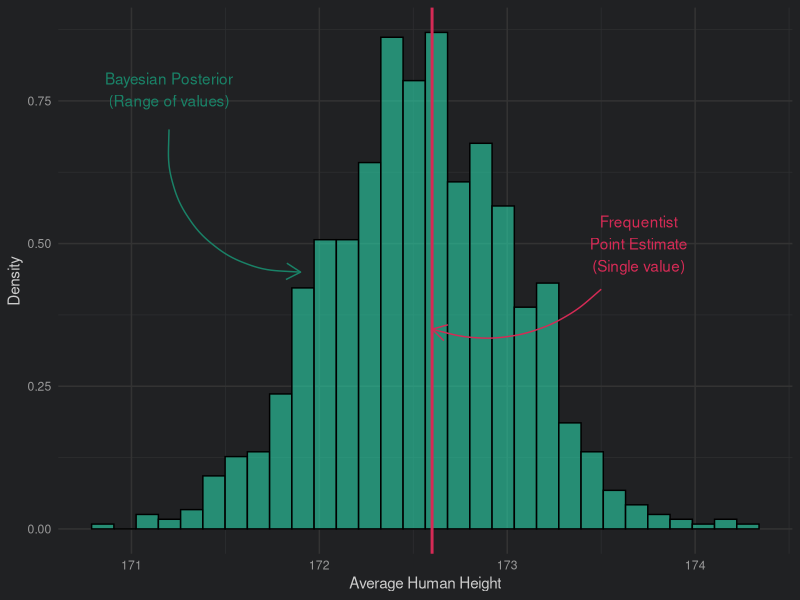
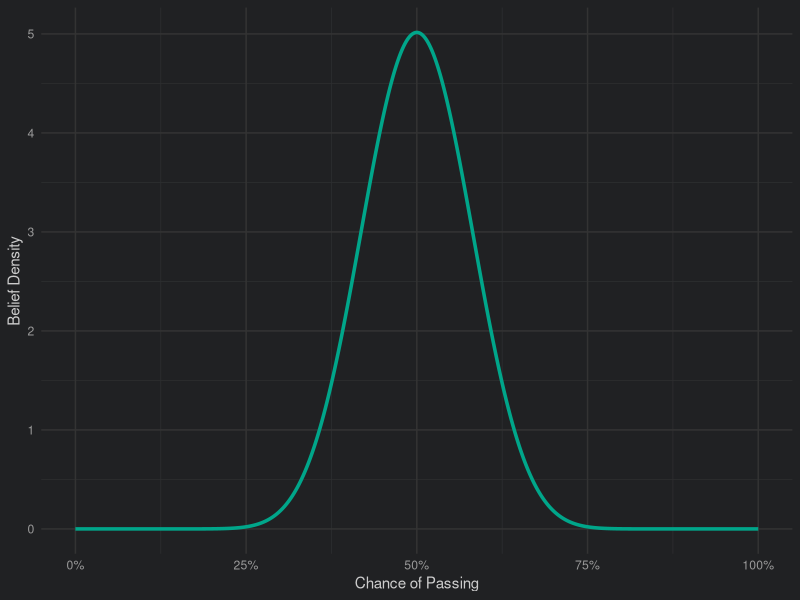
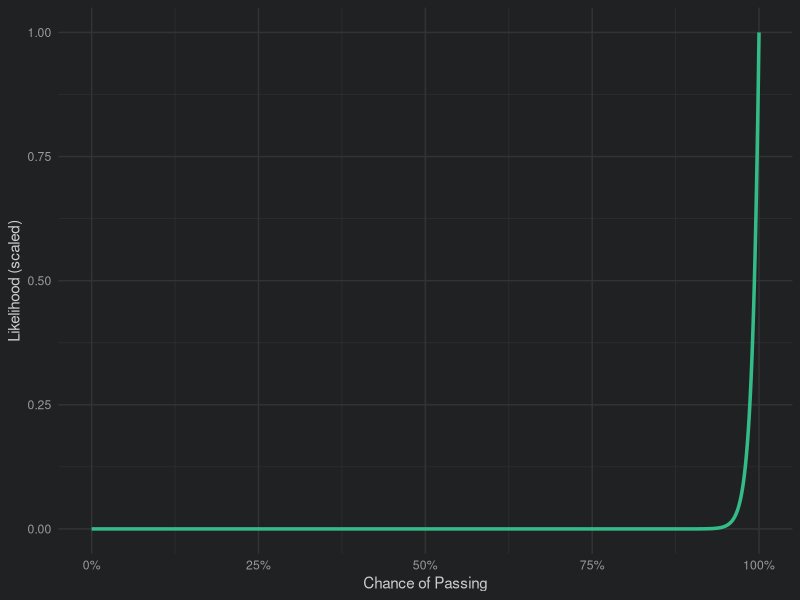
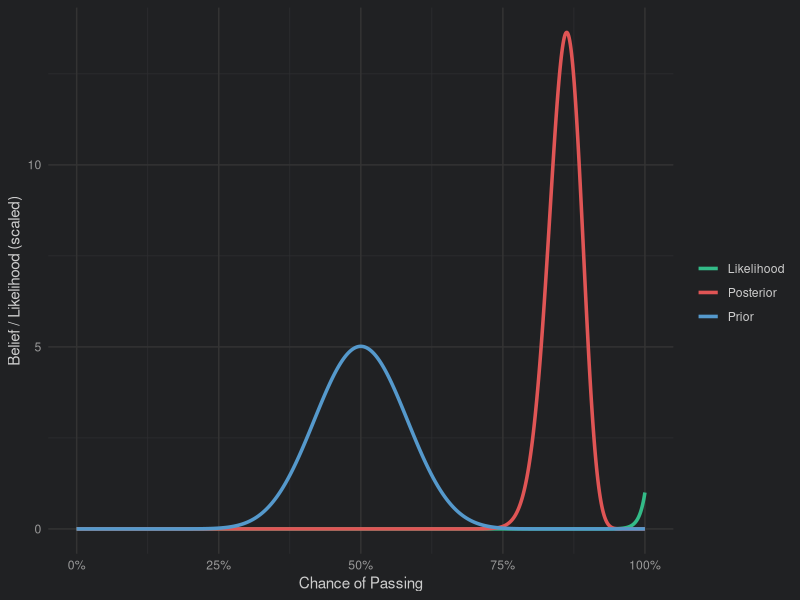
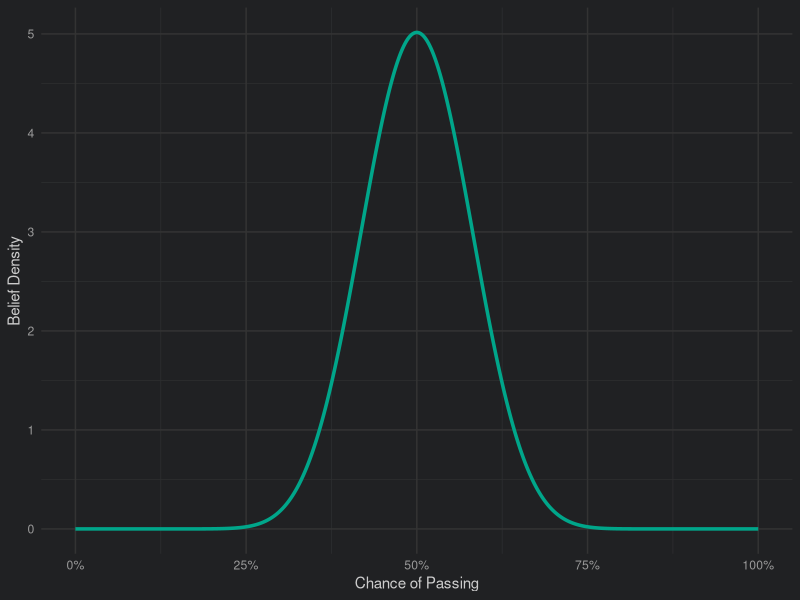
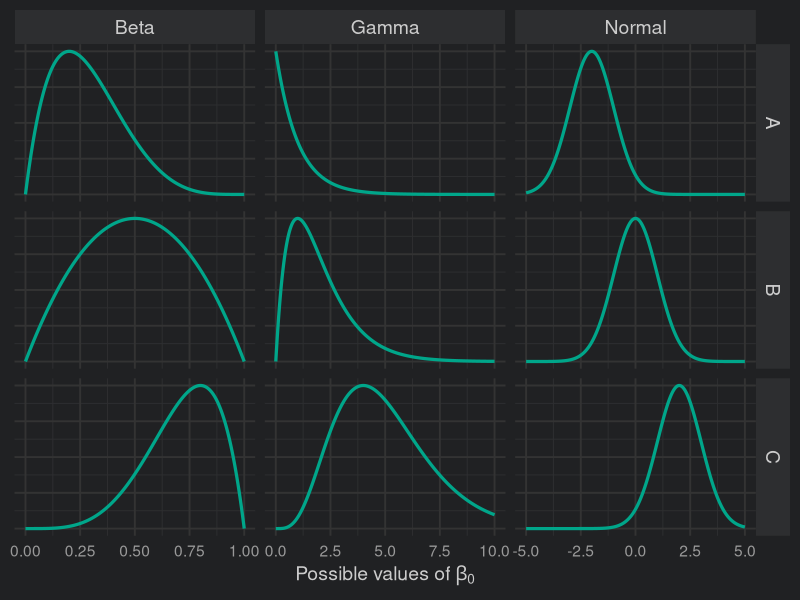
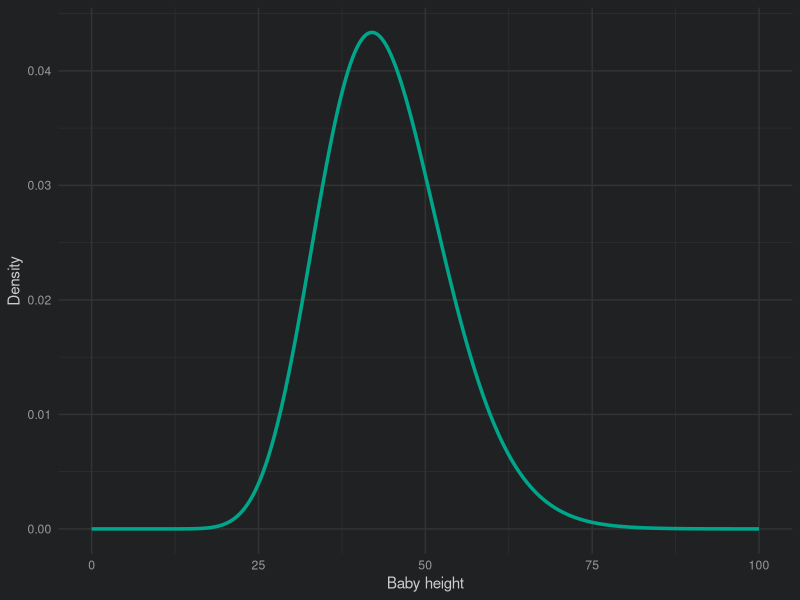
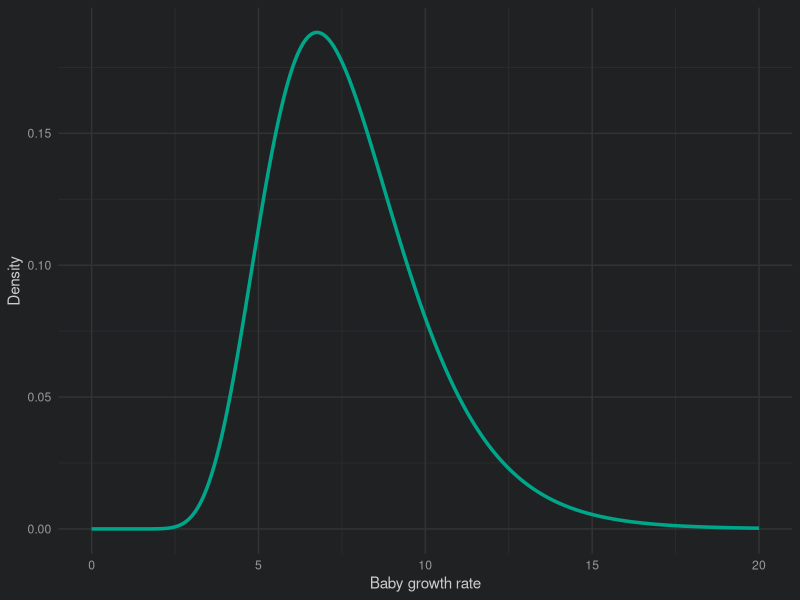

Generate these figures, in order, with R:
## ---- chunk 1
knitr::opts_chunk$set(echo = TRUE, warning = FALSE, message = FALSE,
                      dev.args = list(bg = "#202123"))

theme_dark_site <- function(...) {
  ggplot2::theme_minimal(...) +
  ggplot2::theme(
    plot.background   = ggplot2::element_rect(fill = "#202123", colour = NA),
    panel.background  = ggplot2::element_rect(fill = "#202123", colour = NA),
    panel.grid.major  = ggplot2::element_line(colour = "#333333"),
    panel.grid.minor  = ggplot2::element_line(colour = "#2d2e30"),
    text              = ggplot2::element_text(colour = "#cccccc"),
    axis.text         = ggplot2::element_text(colour = "#999999"),
    plot.title        = ggplot2::element_text(colour = "#ffffff", face = "bold"),
    plot.subtitle     = ggplot2::element_text(colour = "#999999"),
    plot.caption      = ggplot2::element_text(colour = "#666666"),
    legend.background = ggplot2::element_rect(fill = "#202123", colour = NA),
    legend.key        = ggplot2::element_rect(fill = "#202123", colour = NA),
    legend.text       = ggplot2::element_text(colour = "#cccccc"),
    legend.title      = ggplot2::element_text(colour = "#cccccc"),
    strip.background  = ggplot2::element_rect(fill = "#2d2e30", colour = NA),
    strip.text        = ggplot2::element_text(colour = "#cccccc")
  )
}
## ---- chunk 2
library(ggplot2)
library(dplyr)

set.seed(42)
posterior_samples <- rnorm(1000, mean = 172.55, sd = 0.5)
posterior_df <- data.frame(value = posterior_samples)
frequentist_est <- 172.6
frequentist_ci <- c(171.9, 173.5)
bayes_ci <- quantile(posterior_samples, probs = c(0.025, 0.975))

ggplot(posterior_df, aes(x = value)) +
  geom_histogram(aes(y = ..density..), bins = 30, fill = "#2AD5AA", alpha = 0.6, color = "black") +
  geom_vline(xintercept = frequentist_est, color = "#D52A55", linetype = "solid", size = 1) +
  annotate("text", x = 173.7, y = 0.5, label = "Frequentist\nPoint Estimate\n(Single value)", color = "#D52A55") +
  annotate("text", x = 171.2, y = 0.77, label = "Bayesian Posterior\n(Range of values)", color = "#198267") +
  annotate("curve", x = 171.2, xend = 171.9, y = 0.7, yend = 0.45,
           curvature = 0.5, arrow = arrow(length = unit(0.03, "npc")), color = "#198267") +
  annotate("curve", x = 173.5, xend = frequentist_est, y = 0.42, yend = 0.35,
           curvature = -0.3, arrow = arrow(length = unit(0.03, "npc")), color = "#D52A55") +
  labs(
    x = "Average Human Height",
    y = "Density"
  ) +
  theme_dark_site()


## ---- chunk 3
theta <- seq(0, 1, length.out = 1000)

prior <- dbeta(theta, 20, 20)

data.frame(theta, prior) |>
  ggplot(aes(x = theta, y = prior)) +
  geom_line(color = "#00a68a", size = 1.2) +
  scale_x_continuous(labels = scales::percent) +
  labs(x = "Chance of Passing", y = "Belief Density") +
  theme_dark_site()
## ---- chunk 4
likelihood <- theta^100
likelihood <- likelihood / max(likelihood)

data.frame(theta, likelihood) |>
  ggplot(aes(x = theta, y = likelihood)) +
  geom_line(color = "#33bb88", size = 1.2) +
  scale_x_continuous(labels = scales::percent) +
  labs(x = "Chance of Passing", y = "Likelihood (scaled)") +
  theme_dark_site()
## ---- chunk 5
posterior <- dbeta(theta, 120, 20)

posterior_df <- data.frame(
  theta = rep(theta, 3),
  density = c(prior, likelihood, posterior),
  belief = rep(c("Prior", "Likelihood", "Posterior"), each = length(theta))
)

posterior_df |>
  ggplot(aes(x = theta, y = density, color = belief)) +
  geom_line(size = 1.2) +
  labs(x = "Chance of Passing", y = "Belief / Likelihood (scaled)", colour = "") +
  scale_x_continuous(labels = scales::percent) +
  theme_dark_site() +
  scale_color_manual(values = c("#33bb88", "#e05555", "#5599cc"))
## ---- chunk 6
theta <- seq(0, 1, length.out = 1000)

prior <- dbeta(theta, 20, 20)

data.frame(theta, prior) |>
  ggplot(aes(x = theta, y = prior)) +
  geom_line(color = "#00a68a", size = 1.2) +
  scale_x_continuous(labels = scales::percent) +
  labs(x = "Chance of Passing", y = "Belief Density") +
  theme_dark_site()
## ---- chunk 7
library(tidyr)

x_beta <- seq(0, 1, length.out = 1000)
x_normal <- seq(-5, 5, length.out = 1000)
x_gamma <- seq(0, 10, length.out = 1000)

normalize <- function(y) y / max(y)

beta_df <- bind_rows(
  tibble(x = x_beta, density = normalize(dbeta(x_beta, 2, 5)), Distribution = "Beta", Variant = "A"),
  tibble(x = x_beta, density = normalize(dbeta(x_beta, 2, 2)), Distribution = "Beta", Variant = "B"),
  tibble(x = x_beta, density = normalize(dbeta(x_beta, 5, 2)), Distribution = "Beta", Variant = "C")
)

normal_df <- bind_rows(
  tibble(x = x_normal, density = normalize(dnorm(x_normal, -2, 1)), Distribution = "Normal", Variant = "A"),
  tibble(x = x_normal, density = normalize(dnorm(x_normal, 0, 1)), Distribution = "Normal", Variant = "B"),
  tibble(x = x_normal, density = normalize(dnorm(x_normal, 2, 1)), Distribution = "Normal", Variant = "C")
)

gamma_df <- bind_rows(
  tibble(x = x_gamma, density = normalize(dgamma(x_gamma, shape = 1, rate = 1)), Distribution = "Gamma", Variant = "A"),
  tibble(x = x_gamma, density = normalize(dgamma(x_gamma, shape = 2, rate = 1)), Distribution = "Gamma", Variant = "B"),
  tibble(x = x_gamma, density = normalize(dgamma(x_gamma, shape = 5, rate = 1)), Distribution = "Gamma", Variant = "C")
)

df <- bind_rows(beta_df, normal_df, gamma_df)

ggplot(df, aes(x = x, y = density)) +
  geom_line(size = 1.1, color = "#00a68a") +
  facet_grid(cols = vars(Distribution), rows = vars(Variant), scales = "free_x") +
  labs(
    x = expression("Possible values of " * beta[0]),
    y = NULL
  ) +
  theme_dark_site(base_size = 14) +
  theme(
    axis.text.y = element_blank(),
    axis.ticks.y = element_blank(),
    strip.text = element_text(size = 14)
  )


## ---- chunk 8
theta <- seq(0, 100, length.out = 1000)

prior <- dgamma(theta, 22, 0.5)

data.frame(theta, prior) |>
  ggplot(aes(x = theta, y = prior)) +
  geom_line(color = "#00a68a", size = 1.2) +
  labs(x = "Baby height", y = "Density") +
  theme_dark_site()
## ---- chunk 9
theta <- seq(0, 20, length.out = 1000)

prior <- dlnorm(theta, 2, 0.3)

data.frame(theta, prior) |>
  ggplot(aes(x = theta, y = prior)) +
  geom_line(color = "#00a68a", size = 1.2) +
  labs(x = "Baby growth rate", y = "Density") +
  theme_dark_site()
## ---- chunk 10
theta <- seq(-110, 110, length.out = 1000)

prior <- dunif(theta, -100, 100)

data.frame(theta, prior) |>
  ggplot(aes(x = theta, y = prior)) +
  geom_line(color = "#00a68a", size = 1.2) +
  labs(x = "Baby growth rate", y = "Density") +
  theme_dark_site()
